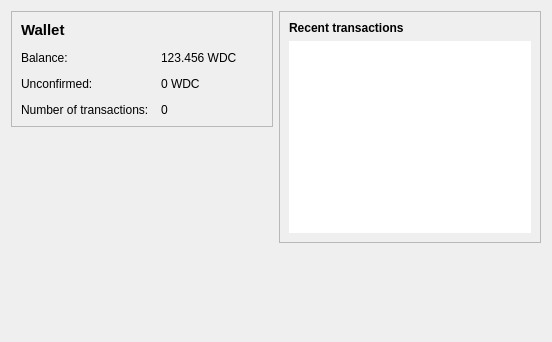
<?xml version="1.0" encoding="UTF-8"?>
<ui version="4.0">
 <class>OverviewPage</class>
 <widget class="QWidget" name="OverviewPage">
  <property name="geometry">
   <rect>
    <x>0</x>
    <y>0</y>
    <width>552</width>
    <height>342</height>
   </rect>
  </property>
  <property name="windowTitle">
   <string>Form</string>
  </property>
  <layout class="QHBoxLayout" name="horizontalLayout" stretch="1,1">
   <item>
    <layout class="QVBoxLayout" name="verticalLayout_2">
     <item>
      <widget class="QFrame" name="frame">
       <property name="frameShape">
        <enum>QFrame::StyledPanel</enum>
       </property>
       <property name="frameShadow">
        <enum>QFrame::Raised</enum>
       </property>
       <layout class="QFormLayout" name="formLayout_2">
        <property name="fieldGrowthPolicy">
         <enum>QFormLayout::AllNonFixedFieldsGrow</enum>
        </property>
        <property name="horizontalSpacing">
         <number>12</number>
        </property>
        <property name="verticalSpacing">
         <number>12</number>
        </property>
        <item row="2" column="0">
         <widget class="QLabel" name="label">
          <property name="text">
           <string>Balance:</string>
          </property>
         </widget>
        </item>
        <item row="2" column="1">
         <widget class="QLabel" name="labelBalance">
          <property name="text">
           <string>123.456 WDC</string>
          </property>
         </widget>
        </item>
        <item row="4" column="0">
         <widget class="QLabel" name="label_2">
          <property name="text">
           <string>Number of transactions:</string>
          </property>
         </widget>
        </item>
        <item row="4" column="1">
         <widget class="QLabel" name="labelNumTransactions">
          <property name="text">
           <string>0</string>
          </property>
         </widget>
        </item>
        <item row="3" column="0">
         <widget class="QLabel" name="label_3">
          <property name="text">
           <string>Unconfirmed:</string>
          </property>
         </widget>
        </item>
        <item row="3" column="1">
         <widget class="QLabel" name="labelUnconfirmed">
          <property name="text">
           <string>0 WDC</string>
          </property>
         </widget>
        </item>
        <item row="1" column="0">
         <widget class="QLabel" name="label_5">
          <property name="text">
           <string>&lt;!DOCTYPE HTML PUBLIC &quot;-//W3C//DTD HTML 4.0//EN&quot; &quot;http://www.w3.org/TR/REC-html40/strict.dtd&quot;&gt;
&lt;html&gt;&lt;head&gt;&lt;meta name=&quot;qrichtext&quot; content=&quot;1&quot; /&gt;&lt;style type=&quot;text/css&quot;&gt;
p, li { white-space: pre-wrap; }
&lt;/style&gt;&lt;/head&gt;&lt;body style=&quot; font-family:'Ubuntu'; font-size:11pt; font-weight:400; font-style:normal;&quot;&gt;
&lt;p style=&quot; margin-top:0px; margin-bottom:0px; margin-left:0px; margin-right:0px; -qt-block-indent:0; text-indent:0px;&quot;&gt;&lt;span style=&quot; font-weight:600;&quot;&gt;Wallet&lt;/span&gt;&lt;/p&gt;&lt;/body&gt;&lt;/html&gt;</string>
          </property>
         </widget>
        </item>
       </layout>
      </widget>
     </item>
     <item>
      <spacer name="verticalSpacer">
       <property name="orientation">
        <enum>Qt::Vertical</enum>
       </property>
       <property name="sizeHint" stdset="0">
        <size>
         <width>20</width>
         <height>40</height>
        </size>
       </property>
      </spacer>
     </item>
    </layout>
   </item>
   <item>
    <layout class="QVBoxLayout" name="verticalLayout_3">
     <item>
      <widget class="QFrame" name="frame_2">
       <property name="frameShape">
        <enum>QFrame::StyledPanel</enum>
       </property>
       <property name="frameShadow">
        <enum>QFrame::Raised</enum>
       </property>
       <layout class="QVBoxLayout" name="verticalLayout">
        <item>
         <widget class="QLabel" name="label_4">
          <property name="text">
           <string>&lt;b&gt;Recent transactions&lt;/b&gt;</string>
          </property>
         </widget>
        </item>
        <item>
         <widget class="QListView" name="listTransactions">
          <property name="frameShape">
           <enum>QFrame::NoFrame</enum>
          </property>
          <property name="verticalScrollBarPolicy">
           <enum>Qt::ScrollBarAlwaysOff</enum>
          </property>
          <property name="horizontalScrollBarPolicy">
           <enum>Qt::ScrollBarAlwaysOff</enum>
          </property>
         </widget>
        </item>
       </layout>
      </widget>
     </item>
     <item>
      <spacer name="verticalSpacer_2">
       <property name="orientation">
        <enum>Qt::Vertical</enum>
       </property>
       <property name="sizeHint" stdset="0">
        <size>
         <width>20</width>
         <height>40</height>
        </size>
       </property>
      </spacer>
     </item>
    </layout>
   </item>
  </layout>
 </widget>
 <resources/>
 <connections/>
</ui>
